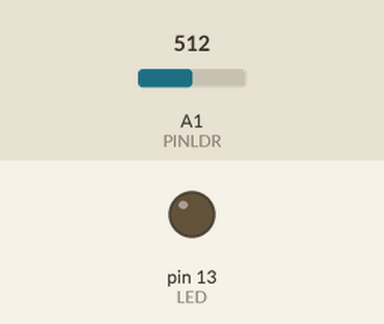
A sketch run on a simulated Arduino Uno, built with avr-gcc and run on an emulated ATmega328P. Parts: output pins drawn as LEDs (lit = HIGH). Inputs (shaded band) come from the test bench; at power-on: A1 (PINLDR) = 512.

Above: at 1.3 s.
1.4 s: A1 (PINLDR) set to 8
2.9 s: A1 (PINLDR) set to 5
At 4.2 s:
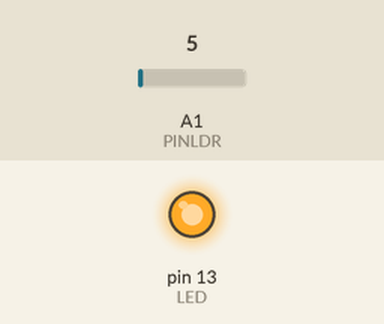
4.5 s: A1 (PINLDR) set to 122
At 5.6 s:
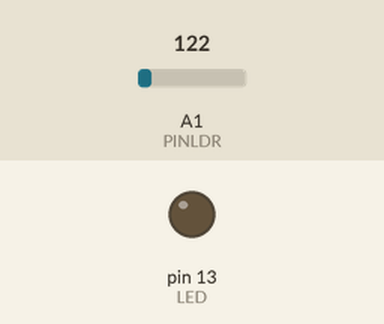
6.0 s: A1 (PINLDR) set to 0
At 6.7 s:
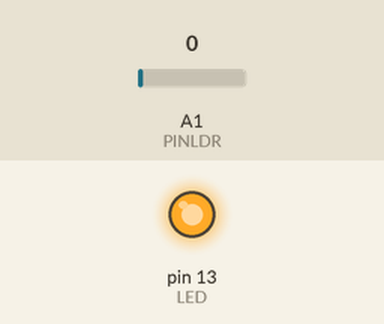
Timing chart, 0 to 8.5 s (numbered marks = the images above; inputs shaded):
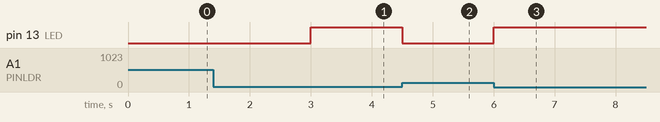

Measured:
- the behaviour switches between 7 and 6 on A1 (PINLDR) (found by bisection; images 0 and 1)
- after the input at 1.4 s, every drawn part: stays the same
- after the input at 2.9 s, pin 13 (LED): LOW → HIGH after 0.10 s
- after the input at 4.5 s, pin 13 (LED): HIGH → LOW at once
- after the input at 6.0 s, pin 13 (LED): LOW → HIGH at once

The sketch:

lightDependantResistor.ino
```cpp
#define PINLDR 1
#define LED 13

int sensorLDR = 0;
int output = 0;

void setup() {
  // put your setup code here, to run once:
  pinMode(LED, OUTPUT);
}
void loop() {
  // put your main code here, to run repeatedly:
  sensorLDR = analogRead(PINLDR);
  output = map(sensorLDR, 0, 1023, 0, 500);
  if (output <= 2) {
    digitalWrite (LED, HIGH);
  }
  else {
    digitalWrite (LED, LOW);
  }
  delay(500);
}
```
